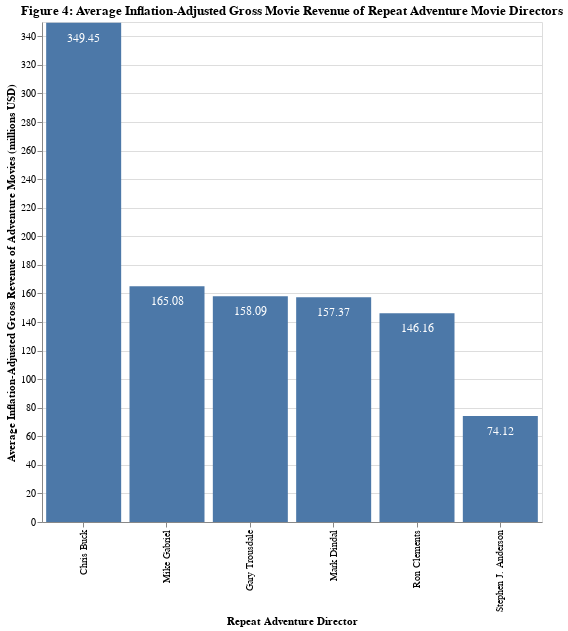

Here is the notebook cell this chart was saved with:
### Markdown cell above
Let's visualize the average inflation-adjusted gross revenue for repeat adventure movie directors using a bar chart.

### Code cell
repeat_adventure_director_average_chart = (
    alt.Chart(repeat_adventure_director_average)
    .mark_bar()
    .encode(
        x=alt.X("director:N", title="Repeat Adventure Director", sort="-y"),
        y=alt.Y(
            "inflation_adjusted_gross_M:Q",
            title="Average Inflation-Adjusted Gross Revenue of Adventure Movies (millions USD)",
        ),
    )
    .properties(
        title="Figure 4: Average Inflation-Adjusted Gross Movie Revenue of Repeat Adventure Movie Directors",
        width=500,
        height=500,
    )
)

repeat_adventure_director_average_chart_text = (
    repeat_adventure_director_average_chart.mark_text(
        dy=15,
        size=12,
        color="white",
    ).encode(
        x=alt.X("director:N", title="Repeat Adventure Director", sort="-y"),
        y=alt.Y("inflation_adjusted_gross_M:Q"),
        text="inflation_adjusted_gross_M:Q",
    )
)

repeat_adventure_director_average_chart + repeat_adventure_director_average_chart_text

### Figure 1 — Vega-Lite specification as saved in the notebook (floating-point values rounded to 4 significant figures)
{"config": {"view": {"continuousWidth": 400, "continuousHeight": 300}}, "layer": [{"mark": "bar", "encoding": {"x": {"type": "nominal", "field": "director", "sort": "-y", "title": "Repeat Adventure Director"}, "y": {"type": "quantitative", "field": "inflation_adjusted_gross_M", "title": "Average Inflation-Adjusted Gross Revenue of Adventure Movies (millions USD)"}}, "height": 500, "title": "Figure 4: Average Inflation-Adjusted Gross Movie Revenue of Repeat Adventure Movie Directors", "width": 500}, {"mark": {"type": "text", "color": "white", "dy": 15, "size": 12}, "encoding": {"text": {"type": "quantitative", "field": "inflation_adjusted_gross_M"}, "x": {"type": "nominal", "field": "director", "sort": "-y", "title": "Repeat Adventure Director"}, "y": {"type": "quantitative", "field": "inflation_adjusted_gross_M"}}, "height": 500, "title": "Figure 4: Average Inflation-Adjusted Gross Movie Revenue of Repeat Adventure Movie Directors", "width": 500}], "data": {"name": "data-749bc00985e1373a0b65e155d528f699"}, "$schema": "https://vega.github.io/schema/vega-lite/v4.8.1.json", "datasets": {"data-749bc00985e1373a0b65e155d528f699": [{"director": "Chris Buck", "movie_title": 2, "inflation_adjusted_gross_M": 349.4}, {"director": "Mike Gabriel", "movie_title": 2, "inflation_adjusted_gross_M": 165.1}, {"director": "Gary Trousdale", "movie_title": 2, "inflation_adjusted_gross_M": 158.1}, {"director": "Mark Dindal", "movie_title": 2, "inflation_adjusted_gross_M": 157.4}, {"director": "Ron Clements", "movie_title": 6, "inflation_adjusted_gross_M": 146.2}, {"director": "Stephen J. Anderson", "movie_title": 2, "inflation_adjusted_gross_M": 74.12}]}}
